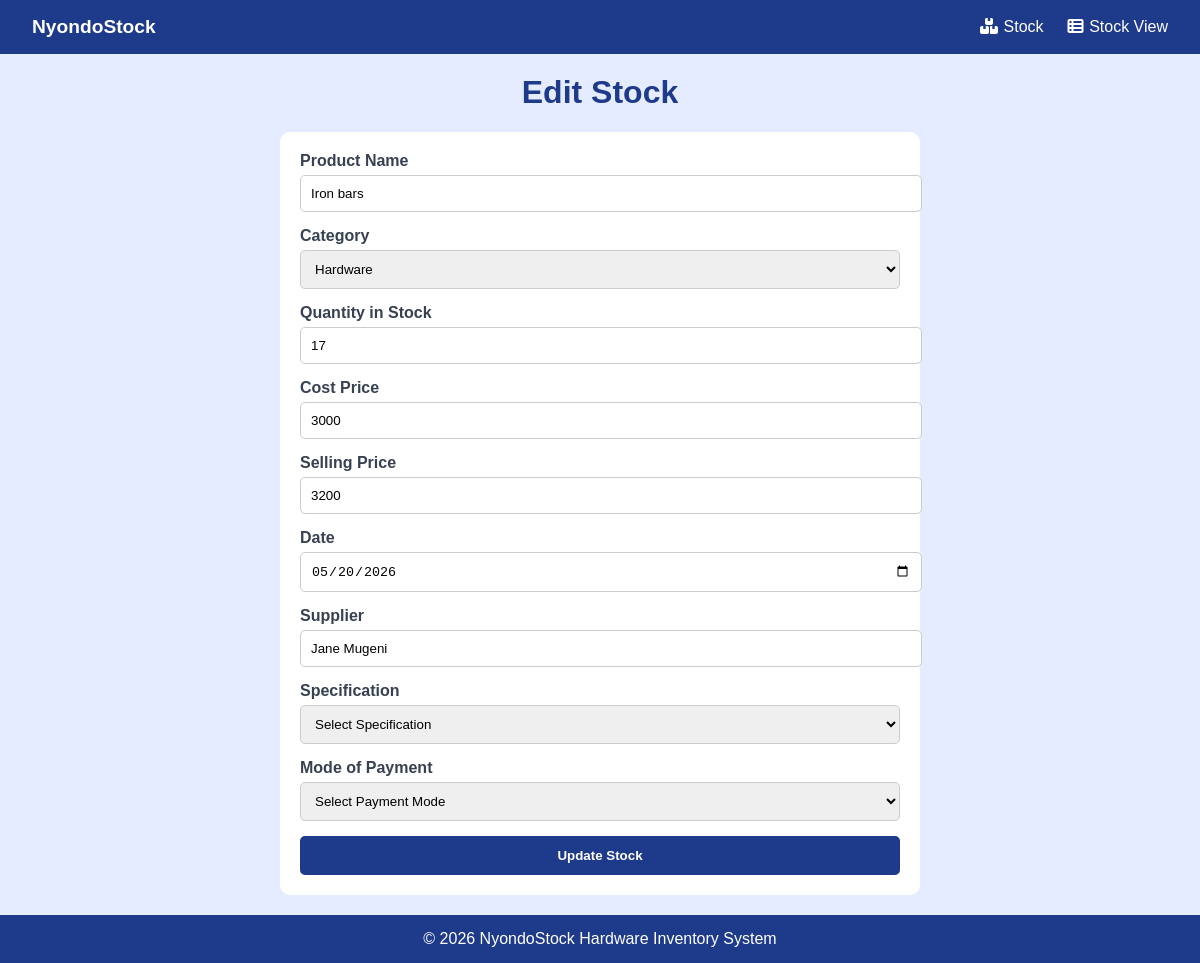
/edit_stock/33/ (signed in), run on the app's committed database.
### mugeniapp/models.py (models this page shows, shortened)
class Stock(models.Model):
    name = models.CharField(max_length=100, unique=True)
    category = models.CharField(max_length=100)
    quantity = models.PositiveIntegerField(default=0)
    supplier = models.CharField(max_length=100, null=True)
    cost_price = models.PositiveIntegerField(default=0)
    selling_price = models.PositiveIntegerField(default=0)
    date = models.DateField()

### mugeniapp/views.py (the view, shortened to what this page needs)
# urls.py: path('edit_stock/<int:id>/', views.edit_stock, name='edit_stock'),
@login_required
def edit_stock(request, id):
 if request.user.is_superuser:
    stock = get_object_or_404(Stock, id=id)
    return render(request, 'edit_stock.html', {'stock': stock})

### mugeniapp/templates/edit_stock.html (shortened to what this page needs)
<!DOCTYPE html>
<html lang="en">
<head>
</head>
<body>
<nav>
  <div class="logo">NyondoStock</div>
  <ul>
    <li><a href="{% url 'stock' %}"><i class="fa-solid fa-boxes-stacked"></i>Stock</a></li>
    <li><a href="{% url 'add' %}"><i class="fa-solid fa-table-list"></i>Stock View</a></li>
  </ul>
</nav>
<h1>Edit Stock</h1>
<div class="container">
  <form method="post" action="{% url 'edit_stock' stock.id %}">
    <div class="form-group">
      <label>Product Name</label>
<input type="text" name="name" value="{{ stock.name }}" required>
    </div>
    <div class="form-group">
      <label>Category</label>
      <select name="category" required>
        <option value="Hardware" {% if stock.category == "Hardware" %}selected{% endif %}>Hardware</option>
      </select>
    </div>
    <div class="form-group">
      <label>Quantity in Stock</label>
      <input type="number" name="quantity" value="{{ stock.quantity }}" required>
    </div>
    <div class="form-group">
      <label>Cost Price</label>
      <input type="number" name="cost_price" value="{{ stock.cost_price }}" required>
    </div>
    <div class="form-group">
      <label>Selling Price</label>
      <input type="number" name="selling_price" value="{{ stock.selling_price }}" required>
    </div>
    <div class="form-group">
      <label>Date</label>
      <input type="date" name="date" value="{{ stock.date|date:'Y-m-d' }}" required>
    </div>
    <div class="form-group">
      <label>Supplier</label>
      <input type="text" name="supplier" value="{{ stock.supplier }}">
    </div>
    <div class="form-group">
      <label>Specification</label>
      <select name="specifications">
        <option value="">Select Specification</option>
      </select>
    </div>
    <div class="form-group">
      <label>Mode of Payment</label>
      <select name="payment">
        <option value="">Select Payment Mode</option>
      </select>
    </div>
    <button type="submit" class="submit-btn">Update Stock</button>
  </form>
</div>
<footer>
  &copy; 2026 NyondoStock Hardware Inventory System
</footer>
</body>
</html>

### mugeniapp/templates/edit_stock.html (style rules this page uses)
body { font-family: Arial, sans-serif; margin: 0; background-color: #e6ecff; color: #374151; }
nav { background-color: #1E3A8A; color: white; padding: 1rem 2rem; display: flex; justify-content: space-between; align-items: center; }
nav .logo { font-weight: bold; font-size: 1.2rem; }
nav ul { list-style: none; display: flex; gap: 1.5rem; margin: 0; padding: 0; }
nav ul li a { color: white; text-decoration: none; }
nav ul li a i { margin-right: 0.35rem; }
h1 { text-align: center; color: #1E3A8A; margin-top: 20px; }
.container { max-width: 600px; margin: 20px auto; background: white; padding: 20px; border-radius: 10px; }
.form-group { margin-bottom: 15px; }
label { display: block; margin-bottom: 5px; font-weight: bold; }
input, select { width: 100%; padding: 10px; border: 1px solid #ccc; border-radius: 5px; }
.submit-btn { width: 100%; padding: 12px; background-color: #1E3A8A; color: white; border: none; border-radius: 5px; cursor: pointer; font-weight: bold; }
footer { background-color: #1E3A8A; color: white; text-align: center; padding: 15px; margin-top: 20px; }

### data on the page
Stock: name "Iron bars", category "Hardware", quantity "17", cost_price "3000", selling_price "3200", date "05/20/2026", supplier "Jane Mugeni"
